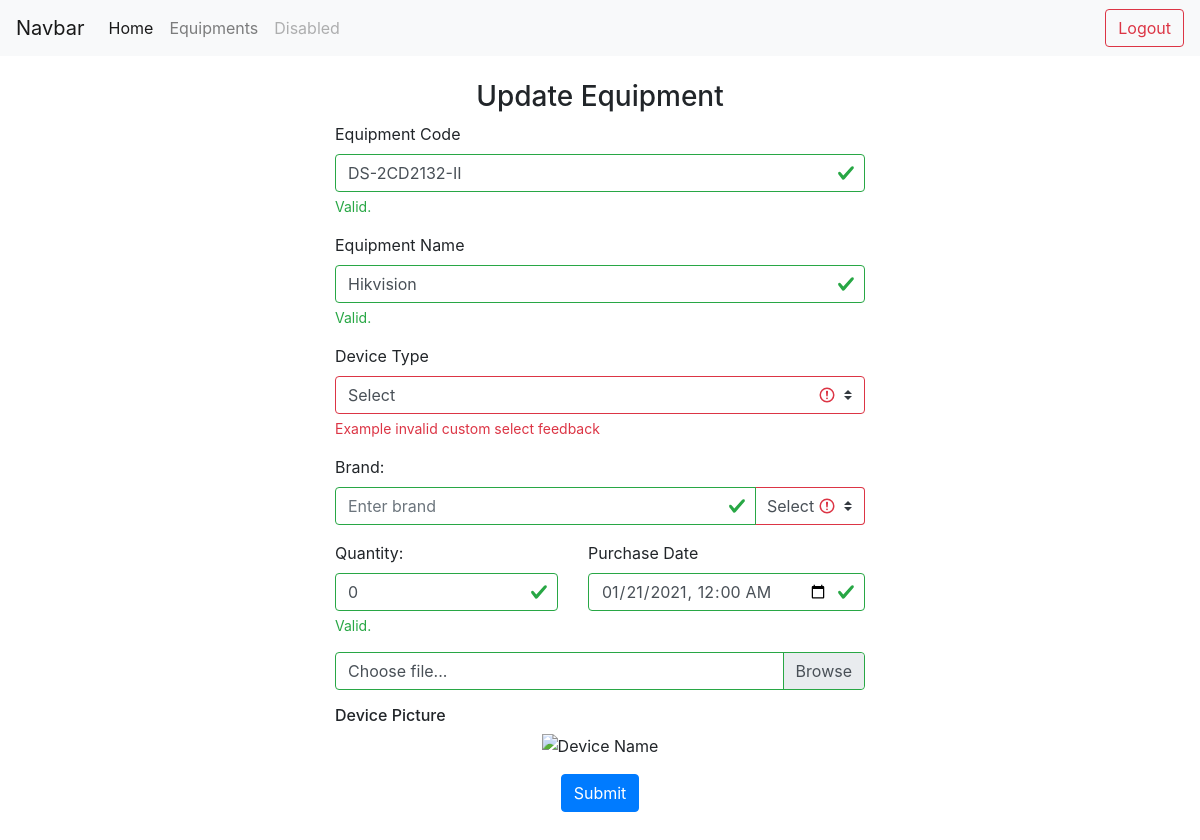
The page /views/UpdateEquipmentForm.php?id=1 on the database its author committed.
### tables this page shows
CREATE TABLE `equipment` (
`ID` INT(11) NOT NULL AUTO_INCREMENT,
`code` varchar(50) NOT NULL,
`device_name` varchar(50) NOT NULL,
`device_type` varchar(50) NOT NULL,
`quantity` int DEFAULT 0,
`brand` varchar(30) DEFAULT NULL,
`device_image` varchar(50) DEFAULT NULL,
`purchase_date` timestamp NOT NULL DEFAULT current_timestamp(),
`createdAt` timestamp NOT NULL DEFAULT current_timestamp(),
`updatedAt` timestamp NOT NULL DEFAULT current_timestamp() ON UPDATE current_timestamp(),
`deletedAt` timestamp NULL DEFAULT NULL,

PRIMARY KEY (`ID`),
UNIQUE KEY `UQ_Equipment_code` (`code`)
);

### views/UpdateEquipmentForm.php (the view, shortened to what this page needs)
<!DOCTYPE html>
<html lang="en">
<head>
    <?php include "layouts/Head.php" ?>
</head>
<body>
    <?php require_once "../connectDB.php"; ?>
    <?php
        if(isset($_GET["id"])){
            $equipment_id = $_GET["id"];
            $query_update = "SELECT * FROM equipment WHERE ID = " . $equipment_id;
            $result = mysqli_query($connectDB, $query_update);
            $equipment_data = null;
            if(mysqli_num_rows($result) > 0){
                $equipment_data = mysqli_fetch_assoc($result);
            }
        }
    ?>
    <?php include "layouts/Header.php" ?>
    <div class="container mt-4">
        <h3 class="text-center">Update Equipment</h3>
        <form action="../php/UpdateEquipment.php" method="POST" class="was-validated mb-5" enctype="multipart/form-data">
            <div class="form-group">
                <label for="equipment_code">Equipment Code</label>
                <input type="text" class="form-control" id="equipment_code" placeholder="Enter code"
                    name="equipment_code" value="<?php echo $equipment_data["code"]; ?>" required>
                <div class="valid-feedback">Valid.</div>
            </div>
            <div class="form-group">
                <label for="device_name">Equipment Name</label>
                <input type="text" class="form-control" id="device_name" placeholder="Enter equipment name"
                    name="device_name" value="<?php echo $equipment_data["device_name"]; ?>" required>
                <div class="valid-feedback">Valid.</div>
            </div>
            <div class="form-group">
                <label for="device_type">Device Type</label>
                <select class="custom-select" id="device_type" name="device_type" required>
                    <option value="" selected>Select</option>
                </select>
                <div class="invalid-feedback">Example invalid custom select feedback</div>
            </div>
            <div class="form-group">
                <label for="brand">Brand:</label>
                <div class="input-group">
                    <input type="text" class="form-control" id="brand" placeholder="Enter brand" name="brand">
                    <div class="input-group-append">
                        <select class="custom-select" id="brand_select" name="brand_select" required>
                            <option value="">Select</option>
                        </select>
                    </div>
                </div>
            </div>
            <div class="form-group row">
                <div class="col">
                    <label for="uname">Quantity:</label>
                    <input type="number" class="form-control"
                        value="0" min="0" id="quantity" placeholder="Enter quantity"
                        name="quantity" value="<?php echo $equipment_data["quantity"]; ?>" required>
                    <div class="valid-feedback">Valid.</div>
                </div>
                <div class="col">
                    <label for="purchase_date">Purchase Date</label>
                    <input type="datetime-local" class="form-control" id="purchase_date" name="purchase_date"
                        value="<?php echo $equipment_data["purchase_date"]; ?>" >
                </div>
            </div>
            <div class="custom-file">
                <label class="custom-file-label" for="device_image">Choose file...</label>
            </div>
            <div class="form-group text-center mt-3">
                <h6 class="text-left">Device Picture</h6>
                <img src="<?php echo $equipment_data["device_image"]; ?>" alt="Device Name" id="device_picture" srcset="">
            </div>
            <div class="button-group text-center mt-3">
                <button type="submit" id="btn_Submit" class="btn btn-primary">Submit</button>
            </div>
        </form>
    </div>
</body>
</html>

### views/UpdateEquipmentForm.php (style rules this page uses)
.container { max-width: 35rem; }
#brand_select { border-left: none; border-top-left-radius: 0; border-bottom-left-radius: 0; }
#device_picture { max-width: 80%; }

### rows shown on the page
equipment: equipment_code "DS-2CD2132-II", device_name "Hikvision", purchase_date "01/21/2021 00:00"
